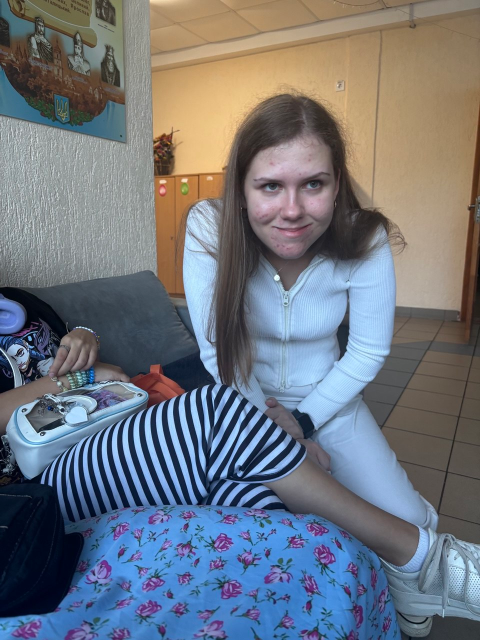
#> input picture image/img.png, 960 x 1280 px (shown at 1/2 size)
$ python HW_lesson2.py
#> lines starting #> are read from the running program, lines starting #| are printed output that depends on the picture
import cv2
import numpy as np

image = cv2.imread('image/img.png')
#> image is the input picture: shape (1280, 960, 3); mean B, G, R 127.2, 118, 112.2
image =cv2.resize(image,(600,600))
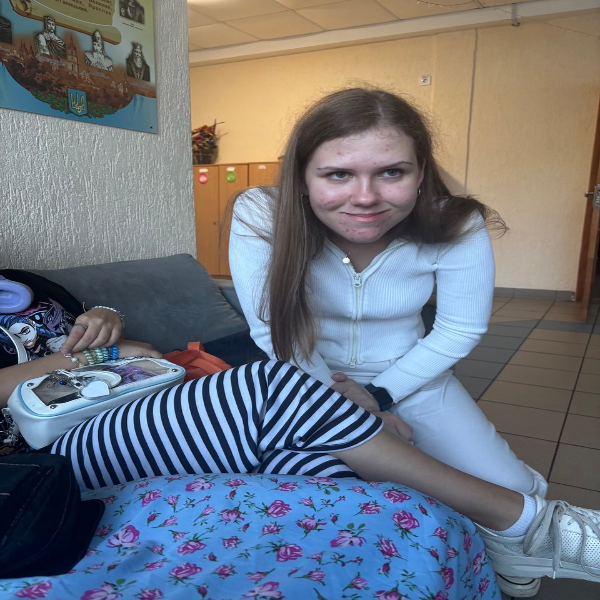
#> image: shape (600, 600, 3); mean B, G, R 127.1, 117.9, 112.1
cv2.rectangle(image,(280,100),(430,250),(255,255,255), 2)
cv2.putText(image, "Superskaya Nadia", (280, 280), cv2.FONT_HERSHEY_SIMPLEX, 0.5, (255, 255, 255))
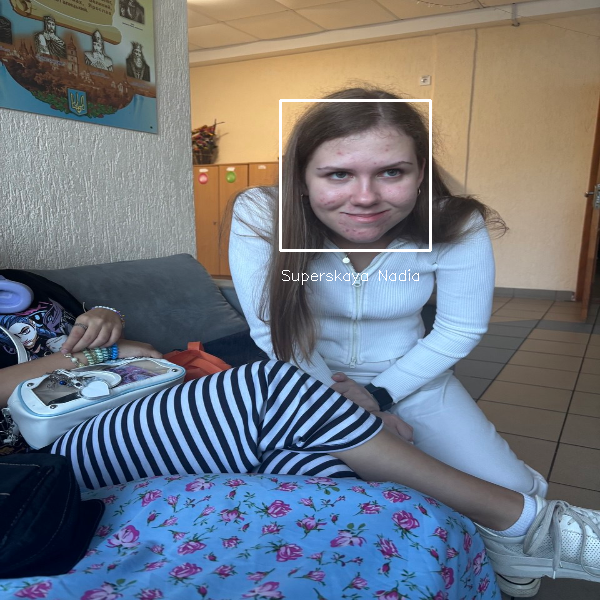
#> image: shape (600, 600, 3); mean B, G, R 128, 118.8, 112.9

cv2.imshow('image',image)
cv2.waitKey(0)
cv2.destroyAllWindows()

$ run again, with image/download(1).jpg saved as image/img.png
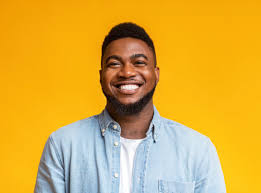
#> input picture image/download(1).jpg, 261 x 193 px
#> image is the input picture: shape (193, 261, 3); mean B, G, R 64.7, 172.9, 219.8
#> `image =cv2.resize(image,(600,600))`:
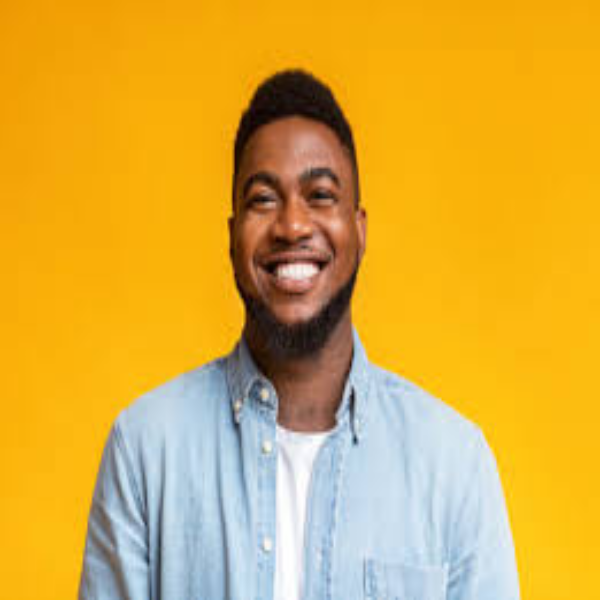
#> image: shape (600, 600, 3); mean B, G, R 64.6, 172.8, 219.7
#> `cv2.putText(image, "Superskaya Nadia", (280, 280), cv2.FONT_HERSHEY_SI..`:
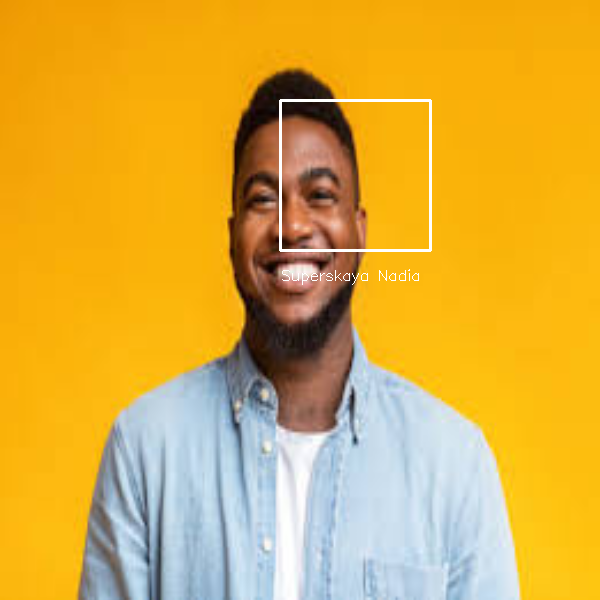
#> image: shape (600, 600, 3); mean B, G, R 65.9, 173.5, 220.1

$ run again, with image/flower.jpg saved as image/img.png
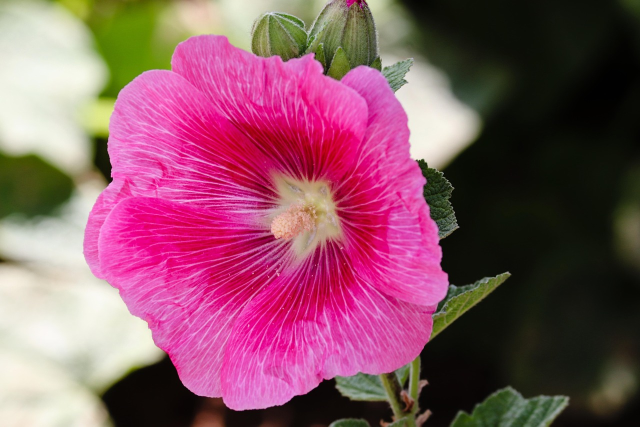
#> input picture image/flower.jpg, 1280 x 853 px (shown at 1/2 size)
#> image is the input picture: shape (853, 1280, 3); mean B, G, R 101.2, 84, 137.6
#> `image =cv2.resize(image,(600,600))`:
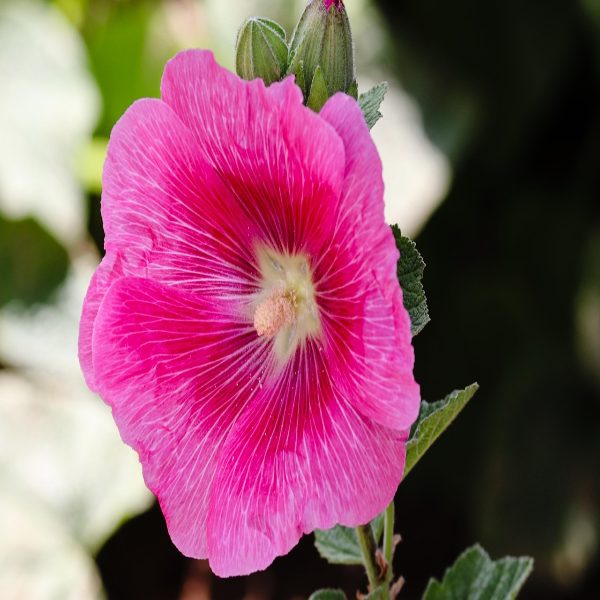
#> image: shape (600, 600, 3); mean B, G, R 101.1, 83.9, 137.5
#> `cv2.putText(image, "Superskaya Nadia", (280, 280), cv2.FONT_HERSHEY_SI..`:
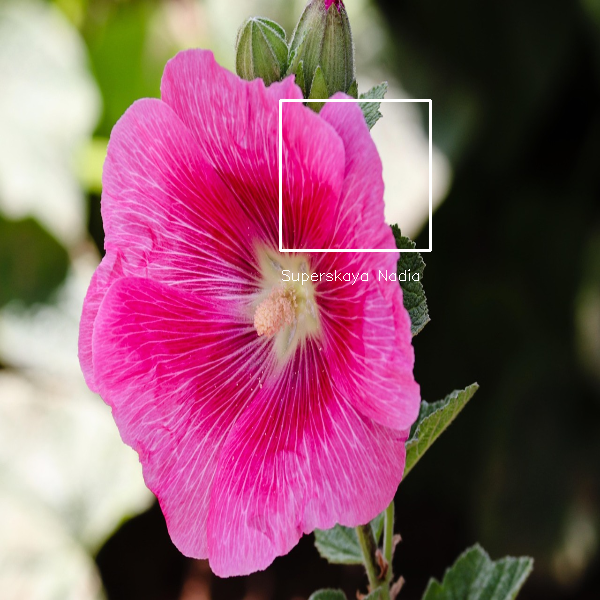
#> image: shape (600, 600, 3); mean B, G, R 102, 85, 138
